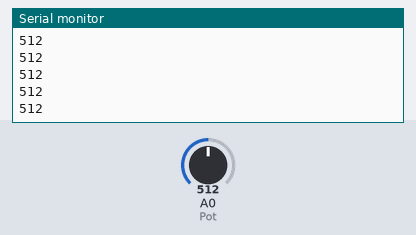
The sketch below on a simulated Arduino Uno, built with avr-gcc and run on an emulated ATmega328P. Shown: the last lines printed to the serial monitor. Inputs (shaded band) come from the test bench; at power-on: A0 (Pot) = 512.

Above: at 1.2 s.
1.3 s: A0 (Pot) set to 716
At 1.8 s:
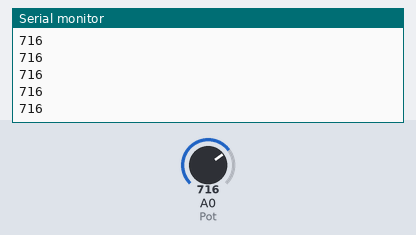
2.8 s: A0 (Pot) set to 900
At 3.7 s:
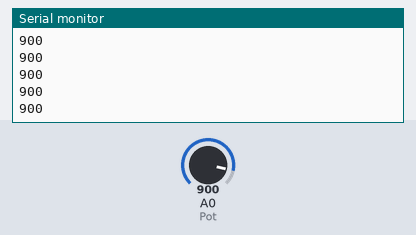
Timing chart, 0 to 5.8 s (numbered marks = the images above; inputs shaded):
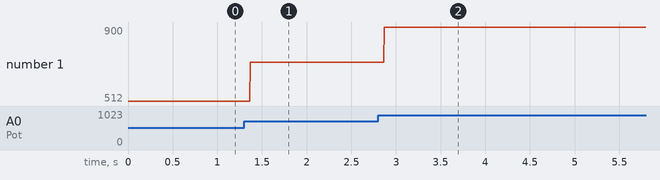

Measured:
- after the input at 1.3 s, the serial monitor: prints a new line after 0.07 s (image 1)
- after the input at 2.8 s, the serial monitor: prints a new line after 0.07 s (image 2)
- plotted number 1: 512 → 716 after the input at 1.3 s, 716 → 900 after the input at 2.8 s

The sketch:

AnalogReadSerial.ino
```cpp
int Pot = A0;

void setup()
{
   Serial.begin(9600);
   pinMode(Pot, INPUT);
}


void loop()
{
      int sensorValue = analogRead(Pot);

      Serial.println(sensorValue);
      delay(1);
}
```
